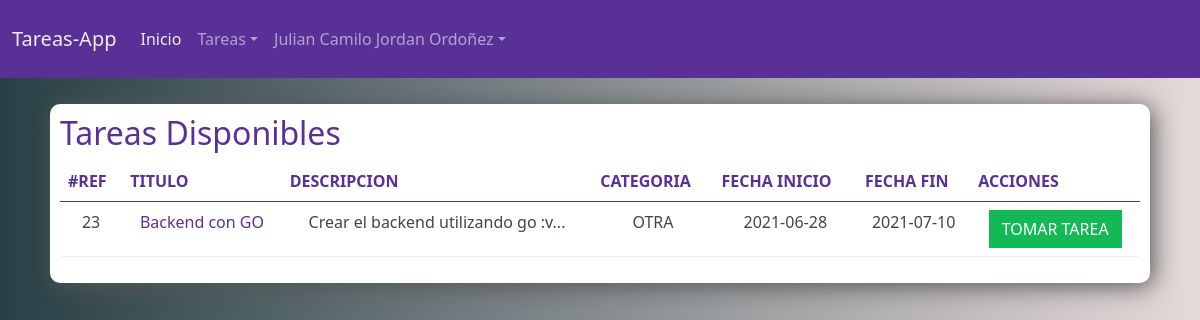
The app's page /pages/index.php (signed in) with its own data.
### tables this page shows
CREATE TABLE `tareas` (
  `tarea_id` int(11) NOT NULL,
  `tarea_nombre` varchar(255) NOT NULL,
  `tarea_descripcion` longtext NOT NULL,
  `tarea_categoria_id` int(11) NOT NULL,
  `fecha_inicio` date NOT NULL,
  `fecha_fin` date NOT NULL,
  `tarea_usu_id` int(11) DEFAULT NULL,
  `tarea_estado` varchar(30) NOT NULL
);

CREATE TABLE `categorias` (
  `categoria_id` int(11) NOT NULL,
  `categoria_nombre` varchar(44) NOT NULL,
  `categoria_descripcion` varchar(255) NOT NULL
);

### pages/index.php (the view, shortened to what this page needs)
<?php
    include_once("../template/cabecera.php");
    require_once("../config/database.php");
    $sql = "SELECT t.*,categoria_nombre as categoria FROM tareas t inner join categorias c ON t.tarea_categoria_id=c.categoria_id WHERE tarea_estado='ACTIVO'  ORDER BY tarea_id DESC";
    $tareas = mysqli_query($conexion,$sql);
?>
        <div class="contenedor-tareas">
                <table class="table">
                    <h2>Tareas Disponibles</h2>
                    <thead>
                        <th>#REF</th>
                        <th>TITULO</th>
                        <th>DESCRIPCION</th>
                        <th>CATEGORIA</th>
                        <th>FECHA INICIO</th>
                        <th>FECHA FIN</th>
                        <th>ACCIONES</th>
                    </thead>
                    <tbody>
                        <?php while($tarea = mysqli_fetch_assoc($tareas)): ?>
                        <tr>
                            <td><?=$tarea["tarea_id"]?></td>
                            <td style="color: #593196;"><a href="tareaDescripcion.php?id=<?=$tarea['tarea_id']?>"><?=$tarea["tarea_nombre"]?></a> </td>
                            <td><?= substr($tarea["tarea_descripcion"],0,100)?><a href="tareaDescripcion.php?id=<?=$tarea['tarea_id']?>">...</a></td>
                            <td><?=$tarea["categoria"]?></td>
                            <td><?=$tarea["fecha_inicio"]?></td>
                            <td><?=$tarea["fecha_fin"]?></td>
                            <?php if($tarea["tarea_usu_id"]=="" || $tarea["tarea_usu_id"]==null): ?>
                            <td><a href="tomarTarea.php?id=<?=$tarea["tarea_id"]?>" class="btn btn-success">TOMAR TAREA</a></td>
                            <?php else:?>
                                <td><a href="#" class="btn btn-warning">ASIGNADA</a></td>
                            <?php endif;?>
                        </tr>
                        <?php endwhile; ?>
                    </tbody>
                </table>
            </div>
        </div>
<?php
    include_once("../template/footer.php");
?>

### assets/css/main.css (style rules this page uses)
body { background: #E6DADA; background: -webkit-linear-gradient(to right, #274046, #E6DADA); background: linear-gradient(to right, #274046, #E6DADA); }
h1,h2,h3,h4,h5,h6 { color: #593196; }
th { color: #593196; }
a { text-decoration: none; }
.contenedor-tareas { background-color: white; padding: 10px; border-radius: 10px; margin-top: 20px; box-shadow: 3px 3px 25px #555; width: 1100px; margin: 0 auto; margin-bottom: 10px; margin-top: 10px; }
.lista-tarea-admin tr,td { text-align: center; }

### records on screen
tareas: tarea_id "23", tarea_nombre "Backend con GO", tarea_descripcion "Crear el backend utilizando go :v", tarea_categoria.categoria_nombre "OTRA", fecha_inicio "2021-06-28", fecha_fin "2021-07-10"

### other values on screen
$_SESSION["credenciales"]["usuario_nombre"] "Julian Camilo"
$_SESSION["credenciales"]["usuario_apellidos"] "Jordan Ordoñez"
